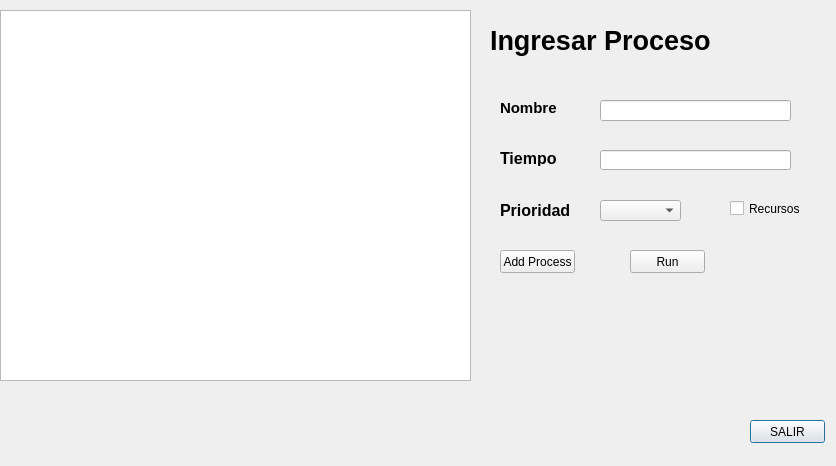
<?xml version="1.0" encoding="UTF-8"?>
<ui version="4.0">
 <class>Dialog</class>
 <widget class="QDialog" name="Dialog">
  <property name="geometry">
   <rect>
    <x>0</x>
    <y>0</y>
    <width>836</width>
    <height>466</height>
   </rect>
  </property>
  <property name="windowTitle">
   <string>Dialog</string>
  </property>
  <widget class="QGraphicsView" name="graphicsView">
   <property name="geometry">
    <rect>
     <x>0</x>
     <y>10</y>
     <width>471</width>
     <height>371</height>
    </rect>
   </property>
  </widget>
  <widget class="QLabel" name="label">
   <property name="geometry">
    <rect>
     <x>490</x>
     <y>20</y>
     <width>331</width>
     <height>41</height>
    </rect>
   </property>
   <property name="font">
    <font>
     <family>Arial</family>
     <pointsize>20</pointsize>
     <weight>75</weight>
     <bold>true</bold>
    </font>
   </property>
   <property name="text">
    <string>Ingresar Proceso</string>
   </property>
  </widget>
  <widget class="QPushButton" name="pushButton_2">
   <property name="geometry">
    <rect>
     <x>750</x>
     <y>420</y>
     <width>75</width>
     <height>23</height>
    </rect>
   </property>
   <property name="text">
    <string>SALIR</string>
   </property>
  </widget>
  <widget class="QLineEdit" name="lineEdit">
   <property name="geometry">
    <rect>
     <x>600</x>
     <y>100</y>
     <width>191</width>
     <height>21</height>
    </rect>
   </property>
  </widget>
  <widget class="QLineEdit" name="lineEdit_3">
   <property name="geometry">
    <rect>
     <x>600</x>
     <y>150</y>
     <width>191</width>
     <height>20</height>
    </rect>
   </property>
  </widget>
  <widget class="QComboBox" name="comboBox">
   <property name="geometry">
    <rect>
     <x>600</x>
     <y>200</y>
     <width>81</width>
     <height>21</height>
    </rect>
   </property>
   <item>
    <property name="text">
     <string/>
    </property>
   </item>
   <item>
    <property name="text">
     <string>1</string>
    </property>
   </item>
   <item>
    <property name="text">
     <string>2</string>
    </property>
   </item>
   <item>
    <property name="text">
     <string>3</string>
    </property>
   </item>
   <item>
    <property name="text">
     <string>4</string>
    </property>
   </item>
   <item>
    <property name="text">
     <string>5</string>
    </property>
   </item>
  </widget>
  <widget class="QLabel" name="label_2">
   <property name="geometry">
    <rect>
     <x>500</x>
     <y>200</y>
     <width>81</width>
     <height>21</height>
    </rect>
   </property>
   <property name="font">
    <font>
     <family>Arial</family>
     <pointsize>12</pointsize>
     <weight>75</weight>
     <bold>true</bold>
    </font>
   </property>
   <property name="text">
    <string>Prioridad</string>
   </property>
  </widget>
  <widget class="QLabel" name="label_3">
   <property name="geometry">
    <rect>
     <x>500</x>
     <y>100</y>
     <width>61</width>
     <height>16</height>
    </rect>
   </property>
   <property name="font">
    <font>
     <family>Arial</family>
     <pointsize>11</pointsize>
     <weight>75</weight>
     <bold>true</bold>
    </font>
   </property>
   <property name="text">
    <string>Nombre</string>
   </property>
  </widget>
  <widget class="QLabel" name="label_4">
   <property name="geometry">
    <rect>
     <x>500</x>
     <y>150</y>
     <width>61</width>
     <height>16</height>
    </rect>
   </property>
   <property name="font">
    <font>
     <family>Arial</family>
     <pointsize>12</pointsize>
     <weight>75</weight>
     <bold>true</bold>
    </font>
   </property>
   <property name="text">
    <string>Tiempo</string>
   </property>
  </widget>
  <widget class="QCheckBox" name="checkBox">
   <property name="geometry">
    <rect>
     <x>730</x>
     <y>200</y>
     <width>70</width>
     <height>17</height>
    </rect>
   </property>
   <property name="text">
    <string>Recursos</string>
   </property>
  </widget>
  <widget class="QPushButton" name="pushButton">
   <property name="geometry">
    <rect>
     <x>500</x>
     <y>250</y>
     <width>75</width>
     <height>23</height>
    </rect>
   </property>
   <property name="text">
    <string>Add Process</string>
   </property>
  </widget>
  <widget class="QPushButton" name="pushButton_3">
   <property name="geometry">
    <rect>
     <x>630</x>
     <y>250</y>
     <width>75</width>
     <height>23</height>
    </rect>
   </property>
   <property name="text">
    <string>Run</string>
   </property>
  </widget>
 </widget>
 <layoutdefault spacing="6" margin="11"/>
 <resources/>
 <connections/>
</ui>
